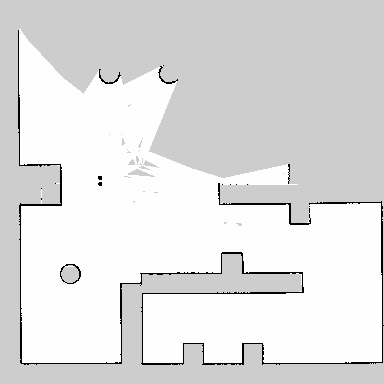
#> input picture Gazebo_test_map/tesst1.png, 384 x 384 px
$ python radon_test.py   (older library calls are emulated)
#> lines starting #> are read from the running program, lines starting #| are printed output that depends on the picture; after the words box and inside, x2 and y2 are one past the last pixel; in counts of white or black regions, pixels touching at a corner belong together
# -*- coding:utf-8 -*-
from operator import le
import cv2
import numpy as np
from matplotlib import pyplot as plt
import math
import random
import copy
import matplotlib.gridspec as gridspec
from numpy.lib.polynomial import polyint
from skimage.data import shepp_logan_phantom
from skimage.transform import radon, rescale
from ransac_map_merge import MAP_Function, RANSAC_Map_Merging
from itertools import combinations, count, permutations
from icp_map_merge import ScanMatching
from sklearn.cluster import KMeans
from bresenham import bresenham
from ransac_yonlin import _icp_final_correction

def _enlarge_image(img, L=1, pixel_value=0):
    img_r, img_c = np.shape(img)
    new_img = np.ones((img_r+2*L, img_c+2*L))*pixel_value
    new_img[L:L+img_r, L:L+img_c] = img
    return new_img.astype(np.uint8)

def _simple_rotate_image(image, angle, center=None, scale=1.0):
    (h, w) = image.shape[:2]
    # If the center of the rotation is not defined, use the center of the image.
    if center is None:
        (cX, cY) = (w // 2, h // 2)
    M = cv2.getRotationMatrix2D((cX, cY), angle, scale)

    cos = np.abs(M[0, 0])
    sin = np.abs(M[0, 1])

    # compute the new bounding dimensions of the image
    nW = int((h * sin) + (w * cos))
    nH = int((h * cos) + (w * sin))

    # adjust the rotation matrix to take into account translation
    M[0, 2] += (nW / 2) - cX
    M[1, 2] += (nH / 2) - cY

    # perform the actual rotation and return the image
    return cv2.warpAffine(image, M, (nW, nH), borderValue=(128))


def _simple_transform_state(input_map):
    r, c = np.shape(input_map)
    for i in range(r):
        for j in range(c):
            if input_map[i, j]  < 100:
                input_map[i, j] = 0
            elif input_map[i, j]  > 240:
                input_map[i, j] = 255
            else:
                input_map[i, j] = 128
    return input_map


# [332 lines left out: functions _do_bf_match, _sift_feature, _patch_defect, _map_merge_1, _map_merge, _submap_merge and 1 more, not called in this run]


def _rotate_image(image, angle, center=None, scale=1.0):
    (h, w) = image.shape[:2]
    # If the center of the rotation is not defined, use the center of the image.
    if center is None:
        (cX, cY) = (w // 2, h // 2)
    M = cv2.getRotationMatrix2D((cX, cY), angle, scale)

    cos = np.abs(M[0, 0])
    sin = np.abs(M[0, 1])

    # compute the new bounding dimensions of the image
    nW = int((h * sin) + (w * cos))
    nH = int((h * cos) + (w * sin))

    # adjust the rotation matrix to take into account translation
    M[0, 2] += (nW / 2) - cX
    M[1, 2] += (nH / 2) - cY

    img_rot = cv2.warpAffine(image, M, (nW, nH))
    r, c = np.shape(img_rot)
    for i in range(r):
        for j in range(c):
            if img_rot[i, j]  > 0:
                img_rot[i, j] = 255
            else:
                img_rot[i, j] = 0
    return img_rot

# def _transform_state(input_map, state_range=[230, 100], gray=255):
#     """
#     Probabilities in OGMs will be transformed into 3 values: 0, 128, 255. \n
#     Occupied Space:   0\n
#     Unknown  Space: 128\n
#     Free     Space: 255
#     """
#     r, c = np.shape(input_map)
#     for i in range(r):
#         for j in range(c):

#             if input_map[i, j]  > state_range[0]:  # White >> Free Space
#                 input_map[i, j] = 255

#             elif input_map[i, j] < state_range[1]: # Black >> Occupied Space
#                 input_map[i, j] = 0

#             else:                       # Gray  >> Unknown Space
#                 input_map[i, j] = gray
#     return input_map

def _transform_state(input_map):
    r, c = np.shape(input_map)
    for i in range(r):
        for j in range(c):
            if input_map[i, j]  < 100:
                input_map[i, j] = 255
            else:
                input_map[i, j] = 0
    return input_map

# [34 lines left out: function feature_detect_match, not called in this run]

def _dilate_image(img, L=1):
    img_r, img_c = np.shape(img)
    img_tmp = np.zeros((img_r+2*L, img_c+2*L))
    pts = np.where(img==255)
    _, length = np.shape(pts)
    for i in range(length):
        x = pts[0][i]+L
        y = pts[1][i]+L
        img_tmp[x-L:x+L+1, y-L:y+L+1] = 255
    # new_img = img_tmp[L:L+img_r, L:L+img_c]
    new_img = img_tmp
    return new_img.astype(np.uint8)

# [15 lines left out: function _blur_image, not called in this run]

def _erode_image(img, L=1):
    img_r, img_c = np.shape(img)
    img_tmp = np.zeros((img_r+2*L,img_c+2*L))
    img_tmp[L:L+img_r, L:L+img_c] = img
    new_img = np.zeros((img_r, img_c))
    pts = np.where(img==255)
    _, length = np.shape(pts)
    B1 = np.ones((2*L+1,2*L+1))*255
    for i in range(length):
        x = pts[0][i]+L
        y = pts[1][i]+L
        if 1:
            window = img_tmp[x-L:x+L+1, y-L:y+L+1]
            flag = window==B1
            if flag.all():
                new_img[x, y] = 255
    return new_img.astype(np.uint8)

def _radon_find_theta(image):
    image = rescale(image, scale=1.0, mode='reflect', multichannel=False)
    theta = np.linspace(0., 180., max(image.shape), endpoint=False)
    sinogram = radon(image, theta=theta, circle=True)
    x = np.where(sinogram==np.amax(sinogram))
    yaw = x[1][0]/sinogram.shape[1]*180
    return yaw, sinogram


# [14 lines left out: function _plot_map, not called in this run]

def _erode_test(img, L=1):
    img_r, img_c = np.shape(img)
    img_tmp = np.zeros((img_r+2*L,img_c+2*L))
    img_tmp[L:L+img_r, L:L+img_c] = img
    new_img = np.zeros((img_r, img_c))
    pts = np.where(img==255)
    _, length = np.shape(pts)

    B1 = np.ones((2*L+1,2*L+1))*255

    for i in range(length):
        x = pts[0][i]+L
        y = pts[1][i]+L

        window = img_tmp[x-L:x+L+1, y-L:y+L+1]
        flag = (window==B1).all()
        if flag:
            new_img[x-L, y-L] = 255
            img_tmp[x-L:x+L+1, y-L:y+L+1] = 0
            # [15 lines of commented-out code are left out]
    return new_img.astype(np.uint8)


# [107 lines left out: function _image_boundary_follow, not called in this run]


def _image_boundary_follow_test(image, image_sp, L=10):
    img_r, img_c = np.shape(image_sp)
    img = np.zeros((img_r+2*L, img_c+2*L))
    img_check = np.zeros((img_r+2*L, img_c+2*L))
    img[L:img_r+L, L:img_c+L] = image_sp
    img_check[L:img_r+L, L:img_c+L] = image
    new_img = np.zeros((img_r+2*L, img_c+2*L))

    pts = np.where(img==255)
    _, length = np.shape(pts)
    direction = None
    times = 0
    # 從最靠近左上角的點開始，但這樣還是沒辦法解決起始點不連接的問題。
    # 可以用一個邏輯：「線段的一開始，先檢查最初使點是否存在於視窗內。若有，把起點移到最初始點，然後繼續演算。」
    idx = np.argmin( abs(pts[0]) + abs(pts[1]) )
    x = pts[0][idx]
    y = pts[1][idx]

    # 紀錄最初始點。
    icx = copy.copy(x)
    icy = copy.copy(y)

    img_list = []
    now_img = np.zeros((img_r+2*L, img_c+2*L))

    # 先用有限次數的迭代
    while times < 100000 :
        times += 1
        img[x, y] = 0
        new_img[x, y] = 255
        now_img[x, y] = 255

        #建立檢查範圍
        window = img[x-L:x+L+1, y-L:y+L+1]
        window_check = img_check[x-L:x+L+1, y-L:y+L+1]
        window_pts = np.where(window==255)

        # Window內有白點。
        if window_pts[0].shape[0]!=0:
            # 曼哈頓距離最近者
            index = np.argmin( abs(window_pts[0] - L) + abs(window_pts[1] - L) )
            dx = window_pts[0][index] - L
            dy = window_pts[1][index] - L

            abs_dx = abs(dx)
            abs_dy = abs(dy)

            # 中心點到最近點
            line_pts = list(bresenham(L,L,window_pts[0][index],window_pts[1][index]))
            line_pts.pop(0)
            count = 0
            for line_pt in line_pts:
                if not window_check[line_pt] == 255:
                    # 興趣點連線矛盾，不予以修正。
                    count += 1
                    # [5 lines of commented-out code are left out]
            if count/len(line_pts) > 0.5:
                correction_flag = False
                print(count/len(line_pts))
            else:
                correction_flag = True

            if correction_flag:
                # 上下移動
                if abs_dx > abs_dy:
                    # 中心點到修正點
                    check_pts = list(bresenham(L,L,window_pts[0][index],L))
                    check_pts.pop(0)
                    # check_pts.pop(-1)

                    for check_pt in check_pts:
                        if not window_check[check_pt] == 255:
                            # 拒絕修正
                            check_flag = False
                            break
                        else:
                            # 接受修正
                            check_flag = True
                    if check_flag:
                        img[x+dx, y+dy] = 0
                        if dx > 0:
                            new_img[x:x+dx, y] = 255
                            now_img[x:x+dx, y] = 255
                        else:
                            new_img[x+dx:x, y] = 255
                            now_img[x+dx:x, y] = 255
                        x = x + dx
                        y = y
                        direction = 'vertical'
                    else:
                        for check_pt in check_pts:
                            ddx = check_pt[0] - L
                            ddy = check_pt[1] - L
                            new_img[x+ddx, y+ddy] = 255
                            now_img[x+ddx, y+ddy] = 255
                        img[x+ddx, y+ddy] = 0
                        x = x + ddx
                        y = y + ddy
                        direction = None


                # 左右移動
                elif abs_dy > abs_dx:
                    # 中心點到修正點
                    check_pts = list(bresenham(L,L,L,window_pts[1][index]))
                    check_pts.pop(0)
                    # check_pts.pop(-1)

                    for check_pt in check_pts:
                        if not window_check[check_pt] == 255:
                            # 拒絕修正
                            check_flag = False
                            break
                        else:
                            # 接受修正
                            check_flag = True
                    if check_flag:
                        # 刪除原興趣點
                        img[x+dx, y+dy] = 0
                        if dy > 0:
                            new_img[x, y:y+dy] = 255
                            now_img[x, y:y+dy] = 255
                        else:
                            new_img[x, y+dy:y] = 255
                            now_img[x, y+dy:y] = 255
                        x = x
                        y = y + dy
                        direction = 'horizontal'
                    else:
                        for check_pt in check_pts:
                            ddx = check_pt[0] - L
                            ddy = check_pt[1] - L
                            new_img[x+ddx, y+ddy] = 255
                            now_img[x+ddx, y+ddy] = 255

                        img[x+ddx, y+ddy] = 0
                        x = x + ddx
                        y = y + ddy
                        direction = None


                # 45度移動抉擇，跟隨先前移動方向。
                else:
                    if direction == 'vertical':
                        # 中心點到修正點
                        check_pts = list(bresenham(L,L,window_pts[0][index],L))
                        check_pts.pop(0)
                        # check_pts.pop(-1)

                        for check_pt in check_pts:
                            if not window_check[check_pt] == 255:
                                # 拒絕修正
                                check_flag = False
                                break
                            else:
                                # 接受修正
                                check_flag = True

                        if check_flag:
                            img[x+dx, y+dy] = 0
                            if dx > 0:
                                new_img[x:x+dx, y] = 255
                                now_img[x:x+dx, y] = 255
                            else:
                                new_img[x+dx:x, y] = 255
                                now_img[x+dx:x, y] = 255
                            x = x + dx
                            y = y
                            direction = 'vertical'
                        else:
                            for check_pt in check_pts:
                                ddx = check_pt[0] - L
                                ddy = check_pt[1] - L
                                new_img[x+ddx, y+ddy] = 255
                                now_img[x+ddx, y+ddy] = 255
                            img[x+dx, y+dy] = 0
                            x = x + dx
                            y = y + dy
                            direction = None


                    elif direction == 'horizontal':
                        # 中心點到修正點
                        check_pts = list(bresenham(L,L,L,window_pts[1][index]))
                        check_pts.pop(0)
                        # check_pts.pop(-1)

                        for check_pt in check_pts:
                            if not window_check[check_pt] == 255:
                                # 拒絕修正
                                check_flag = False
                                break
                            else:
                                # 接受修正
                                check_flag = True

                        if check_flag:
                            img[x+dx, y+dy] = 0
                            if dy > 0:
                                new_img[x, y:y+dy] = 255
                                now_img[x, y:y+dy] = 255
                            else:
                                new_img[x, y+dy:y] = 255
                                now_img[x, y+dy:y] = 255
                            x = x
                            y = y + dy
                            direction = 'horizontal'
                        else:
                            for check_pt in check_pts:
                                ddx = check_pt[0] - L
                                ddy = check_pt[1] - L
                                new_img[x+ddx, y+ddy] = 255
                                now_img[x+ddx, y+ddy] = 255
                            img[x+dx, y+dy] = 0
                            x = x + dx
                            y = y + dy
                            direction = None


                    # 沒有先前移動方向，直接選取下一個點。
                    else:
                        pts = np.where(img==255)
                        x = pts[0][0]
                        y = pts[1][0]
            else:
                pts = np.where(img==255)
                x = pts[0][0]
                y = pts[1][0]
        # Window內沒白點。
        else:
            # change to next segment.
            pts = np.where(img==255)
            _, length = np.shape(pts)
            if length == 0:
                print("break: (%i,%i)"%(x,y))
                break

            print("change to next point: (%i,%i)"%(x,y))
            img_list.append(now_img.astype(np.uint8))
            now_img = np.zeros((img_r+2*L, img_c+2*L))


            x = pts[0][0]
            y = pts[1][0]

            if abs(x-icx) <= L and abs(y-icy) <= L:
                x = icx
                y = icy

            # new_img[x-2:x+3,y-2:y+3]=255


    return new_img.astype(np.uint8), img_list


# [118 lines left out: functions _image_boundary_follow_test_1, _compute_triangle_vertex, _compute_triangle_side_vector, _triangle_vectors, not called in this run]

def _euclidean_dist(vec1, vec2):

    return ( (vec1[0] - vec2[0])**2 + (vec1[1] - vec2[1])**2 + (vec1[2] - vec2[2])**2 )**0.5

# [80 lines left out: functions _get_keypoint, _convert_cartesian_to_polar, _kmeans_classify, _find_hough_circles, _fit_model, rot, not called in this run]


if __name__ == "__main__":

    """
    Show Original Image Process
    """
    Original_Process_state = True
    Step_param = 10


    if Step_param >= 1:
        """
        1 - load images
        """
        img1 = cv2.imread('Gazebo_test_map//tesst1.png')
#> img1 is the input picture: shape (384, 384, 3); min 0, max 254, mean 224.3
        # img2 = cv2.imread('Gazebo_test_map//test0223_2.png')

        img2 = cv2.imread('Gazebo_test_map//sigma_difference//0426_map_01.png')
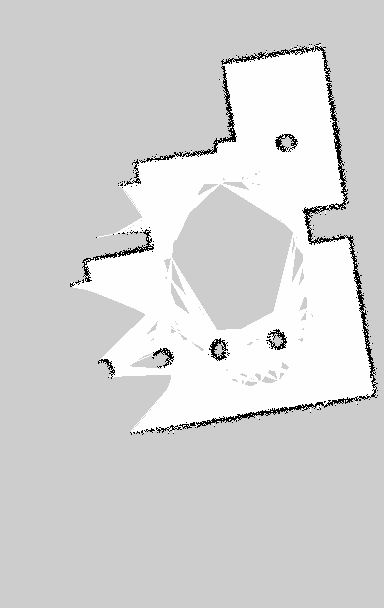
#> input picture Gazebo_test_map/sigma_difference/0426_map_01.png, 384 x 608 px
#> img2 is the input picture: shape (608, 384, 3); min 0, max 254, mean 212.2
        # img2 = cv2.imread('Gazebo_test_map//sigma_difference//0426_map_005.png')

        # img1 = cv2.imread('Gazebo_test_map//ratio_difference//0503_r01.png')
        # img2 = cv2.imread('Gazebo_test_map//ratio_difference//0503_r02.png')

    if Step_param >= 2:
        """
        2 - grayscale
        """
        img1 = cv2.cvtColor(img1, cv2.COLOR_RGB2GRAY)
#> img1: shape (384, 384)
        img2 = cv2.cvtColor(img2, cv2.COLOR_RGB2GRAY)
#> img2: shape (608, 384)

        if 0:
            fig, ax = plt.subplots(1, 2)
            ax[0].imshow(img1, cmap='gray'), ax[0].set_title("OGM 1 - Original Image")
            ax[1].imshow(img2, cmap='gray'), ax[1].set_title("OGM 2 - Original Image")
            ax[0].get_xaxis().set_visible(False), ax[0].get_yaxis().set_visible(False)
            ax[1].get_xaxis().set_visible(False), ax[1].get_yaxis().set_visible(False)
            fig.tight_layout()

        if Original_Process_state:
            img_gray_1 = copy.copy(img1)
            img_gray_2 = copy.copy(img2)

    if Step_param >= 3:
        """
        3 - binary image
        """
        img1 = _transform_state(img1)
#> after the loop in _transform_state, `for i in range(r):`:
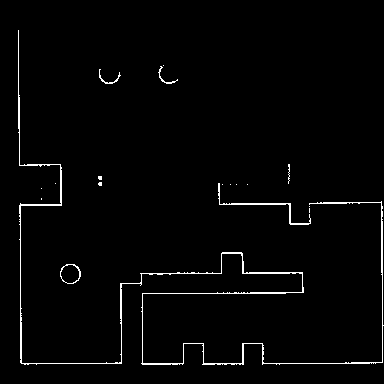
#> input_map: shape (384, 384); 1.9% white in thin lines or dots, all inside (x1, y1, x2, y2) = (18, 30, 384, 365)
        img2 = _transform_state(img2)
#> after the loop in _transform_state (call 2), `for i in range(r):`:
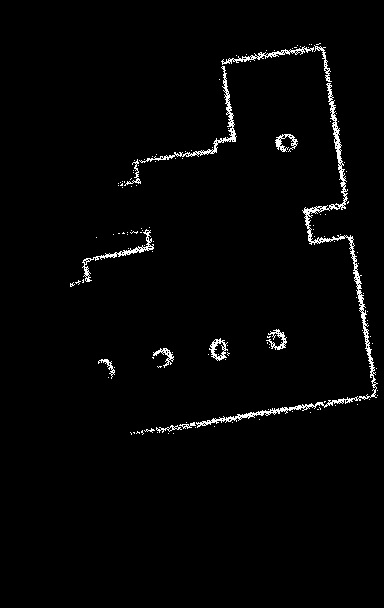
#> input_map: shape (608, 384); 2% white in thin lines or dots, all inside (x1, y1, x2, y2) = (70, 43, 378, 435)

        if 0:
            fig, ax = plt.subplots(1, 2)
            ax[0].imshow(img1, cmap='gray'), ax[0].set_title("OGM 1 - Binary Image")
            ax[1].imshow(img2, cmap='gray'), ax[1].set_title("OGM 2 - Binary Image")
            ax[0].get_xaxis().set_visible(False), ax[0].get_yaxis().set_visible(False)
            ax[1].get_xaxis().set_visible(False), ax[1].get_yaxis().set_visible(False)
            fig.tight_layout()

        if Original_Process_state:
            img_gray_1 = _simple_transform_state(img_gray_1)
#> after the loop in _simple_transform_state, `for i in range(r):`:
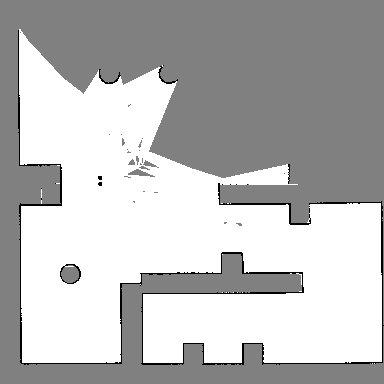
#> input_map: shape (384, 384); min 0, max 255, mean 185.6
            img_gray_2 = _simple_transform_state(img_gray_2)
#> after the loop in _simple_transform_state (call 2), `for i in range(r):`:
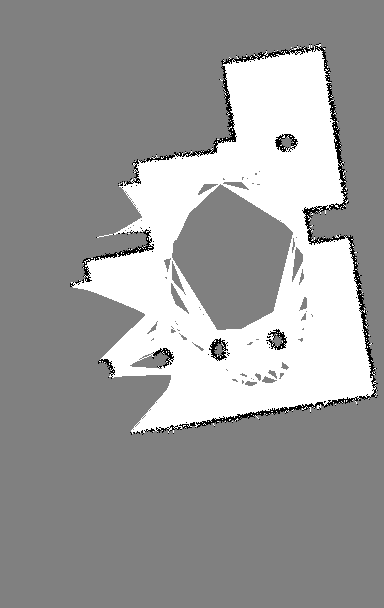
#> input_map: shape (608, 384); min 0, max 255, mean 154.7
            if 0:
                fig, ax = plt.subplots(1, 2)
                ax[0].imshow(img_gray_1, cmap='gray'), ax[0].set_title("OGM 1")
                ax[1].imshow(img_gray_2, cmap='gray'), ax[1].set_title("OGM 2")
                ax[0].get_xaxis().set_visible(False), ax[0].get_yaxis().set_visible(False)
                ax[1].get_xaxis().set_visible(False), ax[1].get_yaxis().set_visible(False)
                fig.tight_layout()


    """dilate : help radon tf."""
    # img1 = _dilate_image(img1, L=1)
    # img2 = _dilate_image(img2, L=1)

    # if 0:
    #     fig, ax = plt.subplots(1, 2)
    #     ax[0].imshow(img1, cmap='gray'), ax[0].set_title("OGM 1 - Dilated Image")
    #     ax[1].imshow(img2, cmap='gray'), ax[1].set_title("OGM 2 - Dilated Image")
    #     ax[0].get_xaxis().set_visible(False), ax[0].get_yaxis().set_visible(False)
    #     ax[1].get_xaxis().set_visible(False), ax[1].get_yaxis().set_visible(False)
    #     fig.tight_layout()


    if Step_param >= 4:
        """
        4 - radon and rotate
        """
        dtheta_1, sino_1 = _radon_find_theta(img1)
#> in _radon_find_theta, `sinogram = radon(image, theta=theta, circle=True)`:
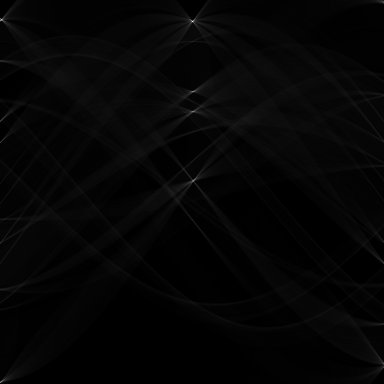
#> sinogram: shape (384, 384) float64; min 0, max 296, mean 6.4; drawn with min black and max white
#> in _radon_find_theta, `x = np.where(sinogram==np.amax(sinogram))`: x = ([21], [192])
#> in _radon_find_theta, `yaw = x[1][0]/sinogram.shape[1]*180`: yaw = 90
#> (the rest of the program and of its run is left out)
